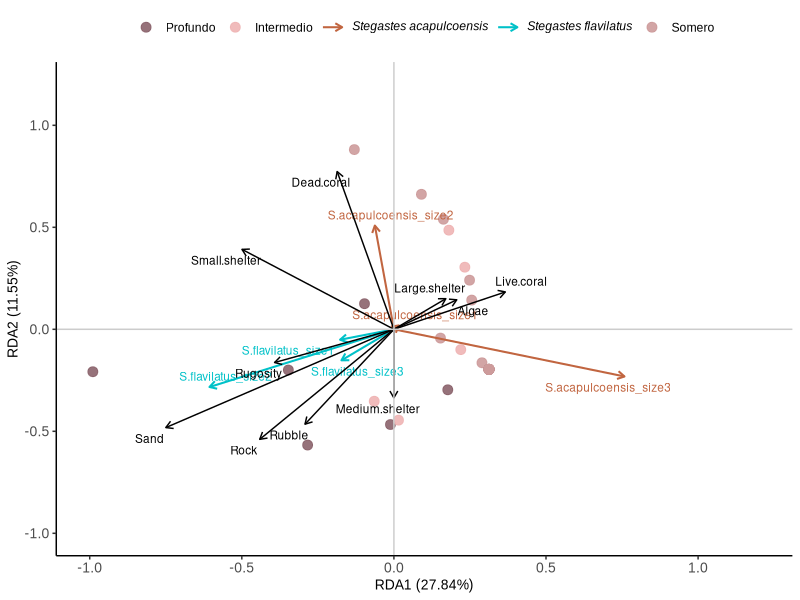

Source code (R):

# Cargar librerías
library(vegan)
library(ggplot2)
library(ggrepel)  # Para etiquetas sin sobreposición
library(dplyr)

# Leer datos
ABUN <- read.csv("ABUN.csv", row.names = 1)
SUS <- read.csv("SUS.csv", row.names = 1)

# Transformación de abundancias a Hellinger
fauna <- decostand(ABUN, method = "hellinger")

# Extraer variables categóricas
Profundidad <- SUS$Profundidad
Especie <- SUS$Especie

# Eliminar profundidad y especie del set de predictores
predictores <- SUS[, !colnames(SUS) %in% c("Profundidad", "Especie")]

# RDA
fauna.rda <- rda(fauna ~ ., data = predictores)

# 6. Revisar resultados
summary(fauna.rda)
RsquareAdj(fauna.rda)

# 7. Pruebas de significancia
anova.cca(fauna.rda, permutations = 9999)                     # Significancia global
anova.cca(fauna.rda, permutations = 9999, by = "term")        # Significancia de cada predictor
anova.cca(fauna.rda, permutations = 9999, by = "axis")        # Significancia por eje
vif.cca(fauna.rda)                                            # Colinealidad entre predictores

# Extraer coordenadas
sites_df <- as.data.frame(scores(fauna.rda, display = "sites", scaling = 2))
species_df <- as.data.frame(scores(fauna.rda, display = "species", scaling = 2))
env_df <- as.data.frame(scores(fauna.rda, display = "bp", scaling = 2))  # variables ambientales

# Agregar info a sitios
sites_df$Profundidad <- Profundidad
sites_df$Especie <- Especie

# Asignar color por profundidad
colores <- c("Shallow" = "#CD9B9B", "Intermediate" = "#EEB4B4", "Deep" = "#8B636C")

# Asignar forma por especie
formas <- c("S. acapulcoensis" = 16, "S. flavilatus" = 17)

# Agregar nombre de especie a species_df (para color)
species_df$Taxon <- rownames(species_df)
species_df$Grupo <- ifelse(grepl("S.acapulcoensis", species_df$Taxon), "S. acapulcoensis", 
                           ifelse(grepl("S.flavilatus", species_df$Taxon), "S. flavilatus", "Otro"))

col_taxon <- c("S. acapulcoensis" = "#C16540", 
               "S. flavilatus" = "#00C1C8", 
               "Otro" = "gray30")

# Crear gráfico con límites fijos
rda_plot <- ggplot() +
  # Sitios
  geom_point(data = sites_df, aes(x = RDA1, y = RDA2, color = Profundidad, shape = Especie), 
             size = 3, alpha = 0.9) +
  
  # Flechas de especies
  geom_segment(data = species_df, aes(x = 0, y = 0, xend = RDA1, yend = RDA2, color = Grupo),
               arrow = arrow(length = unit(0.2, "cm")), linewidth = 0.7) +
  geom_text_repel(data = species_df, aes(x = RDA1, y = RDA2, label = Taxon, color = Grupo),
                  size = 3, show.legend = FALSE, max.overlaps = 100) +
  
  # Flechas de variables ambientales
  geom_segment(data = env_df, aes(x = 0, y = 0, xend = RDA1, yend = RDA2),
               arrow = arrow(length = unit(0.2, "cm")), color = "black", linewidth = 0.5) +
  geom_text_repel(data = env_df, aes(x = RDA1, y = RDA2, label = rownames(env_df)),
                  size = 3, color = "black", max.overlaps = 100) +
  
  # Líneas grises en el origen (0,0)
  geom_hline(yintercept = 0, color = "gray80", linewidth = 0.5) +
  geom_vline(xintercept = 0, color = "gray80", linewidth = 0.5) +
  
  # Escalas fijas
  xlim(-1, 1.2) +
  ylim(-1, 1.2) +
  
  # Escalas y leyendas con nombres completos
  scale_color_manual(
    values = c(colores, col_taxon),
    labels = c(
      "Shallow"           = "Somero",
      "Intermediate"      = "Intermedio",
      "Deep"              = "Profundo",
      "S. acapulcoensis"  = expression(italic("Stegastes acapulcoensis")),
      "S. flavilatus"     = expression(italic("Stegastes flavilatus")),
      "Otro"              = "Otro"
    )
  ) +
  scale_shape_manual(
    values = formas,
    labels = c(
      "S. acapulcoensis" = expression(italic("Stegastes acapulcoensis")),
      "S. flavilatus"    = expression(italic("Stegastes flavilatus"))
    )
  ) +
  
  labs(x = "RDA1 (27.84%)", y = "RDA2 (11.55%)", 
       color = NULL, shape = "Especie") +
  theme_classic(base_family = "Arial") +
  theme(
    text = element_text(size = 11),
    legend.position = "top",
    axis.title = element_text(size = 10),
    axis.text = element_text(size = 10),
    strip.text = element_text(size = 10)
  )

# Guardar como TIFF
tiff("F:/Doctorado/TESIS version 3/capitulo 1.- corregido/figuras/rda_ggplot.tiff",
     width = 18, height = 15, units = "cm", res = 500, compression = "lzw")

print(rda_plot)

dev.off()
